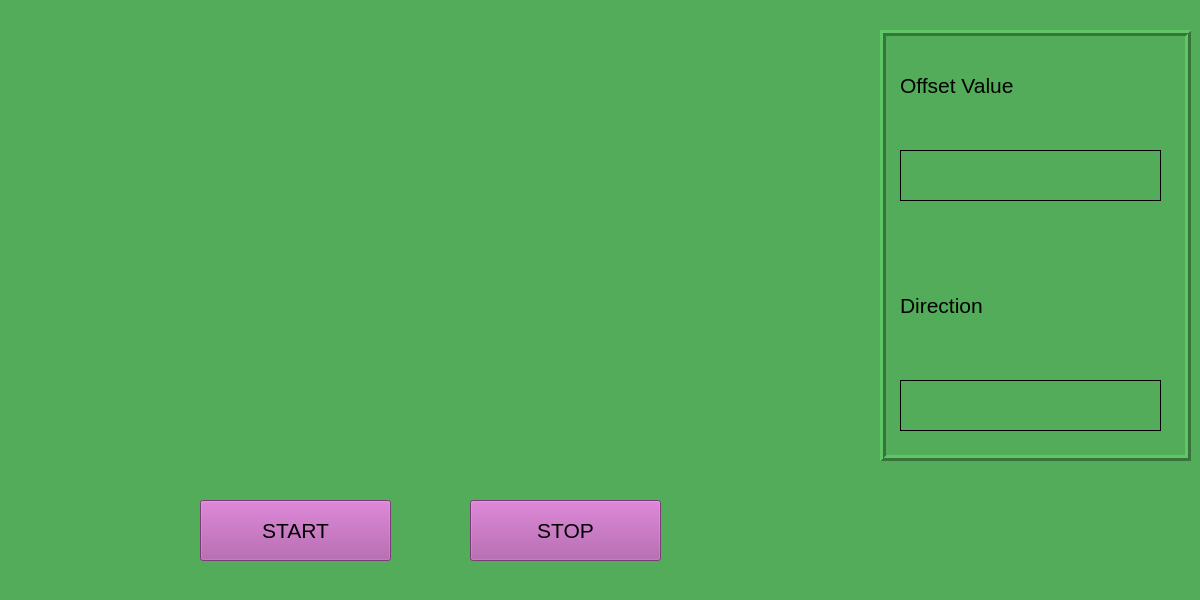
<?xml version="1.0" encoding="UTF-8"?>
<ui version="4.0">
 <class>MainWindow</class>
 <widget class="QMainWindow" name="MainWindow">
  <property name="geometry">
   <rect>
    <x>0</x>
    <y>0</y>
    <width>1200</width>
    <height>600</height>
   </rect>
  </property>
  <property name="minimumSize">
   <size>
    <width>1200</width>
    <height>600</height>
   </size>
  </property>
  <property name="maximumSize">
   <size>
    <width>1200</width>
    <height>600</height>
   </size>
  </property>
  <property name="windowTitle">
   <string>MainWindow</string>
  </property>
  <property name="styleSheet">
   <string notr="true">background:rgb(83, 172, 89)</string>
  </property>
  <widget class="QWidget" name="centralwidget">
   <widget class="QLabel" name="video_frame">
    <property name="geometry">
     <rect>
      <x>20</x>
      <y>30</y>
      <width>841</width>
      <height>431</height>
     </rect>
    </property>
    <property name="text">
     <string/>
    </property>
    <property name="pixmap">
     <pixmap resource="final.qrc">:/final/bg.png</pixmap>
    </property>
   </widget>
   <widget class="QPushButton" name="start">
    <property name="geometry">
     <rect>
      <x>200</x>
      <y>500</y>
      <width>191</width>
      <height>61</height>
     </rect>
    </property>
    <property name="font">
     <font>
      <pointsize>16</pointsize>
     </font>
    </property>
    <property name="styleSheet">
     <string notr="true">background:rgb(172, 83, 166)</string>
    </property>
    <property name="text">
     <string>START</string>
    </property>
   </widget>
   <widget class="QPushButton" name="pushButton_2">
    <property name="geometry">
     <rect>
      <x>470</x>
      <y>500</y>
      <width>191</width>
      <height>61</height>
     </rect>
    </property>
    <property name="font">
     <font>
      <pointsize>16</pointsize>
     </font>
    </property>
    <property name="styleSheet">
     <string notr="true">background:rgb(172, 83, 166)</string>
    </property>
    <property name="text">
     <string>STOP</string>
    </property>
   </widget>
   <widget class="QFrame" name="frame">
    <property name="geometry">
     <rect>
      <x>880</x>
      <y>30</y>
      <width>311</width>
      <height>431</height>
     </rect>
    </property>
    <property name="frameShape">
     <enum>QFrame::Box</enum>
    </property>
    <property name="frameShadow">
     <enum>QFrame::Raised</enum>
    </property>
    <property name="lineWidth">
     <number>3</number>
    </property>
    <widget class="QLabel" name="offset_tag">
     <property name="geometry">
      <rect>
       <x>20</x>
       <y>30</y>
       <width>261</width>
       <height>51</height>
      </rect>
     </property>
     <property name="font">
      <font>
       <pointsize>16</pointsize>
      </font>
     </property>
     <property name="text">
      <string>Offset Value</string>
     </property>
    </widget>
    <widget class="QLabel" name="offset_value">
     <property name="geometry">
      <rect>
       <x>20</x>
       <y>120</y>
       <width>261</width>
       <height>51</height>
      </rect>
     </property>
     <property name="font">
      <font>
       <pointsize>12</pointsize>
      </font>
     </property>
     <property name="frameShape">
      <enum>QFrame::Box</enum>
     </property>
     <property name="text">
      <string/>
     </property>
    </widget>
    <widget class="QLabel" name="direction_tag">
     <property name="geometry">
      <rect>
       <x>20</x>
       <y>250</y>
       <width>261</width>
       <height>51</height>
      </rect>
     </property>
     <property name="font">
      <font>
       <pointsize>16</pointsize>
      </font>
     </property>
     <property name="text">
      <string>Direction</string>
     </property>
    </widget>
    <widget class="QLabel" name="direction_value">
     <property name="geometry">
      <rect>
       <x>20</x>
       <y>350</y>
       <width>261</width>
       <height>51</height>
      </rect>
     </property>
     <property name="font">
      <font>
       <pointsize>12</pointsize>
      </font>
     </property>
     <property name="frameShape">
      <enum>QFrame::Box</enum>
     </property>
     <property name="text">
      <string/>
     </property>
    </widget>
   </widget>
  </widget>
 </widget>
 <resources>
  <include location="final.qrc"/>
 </resources>
 <connections/>
</ui>
